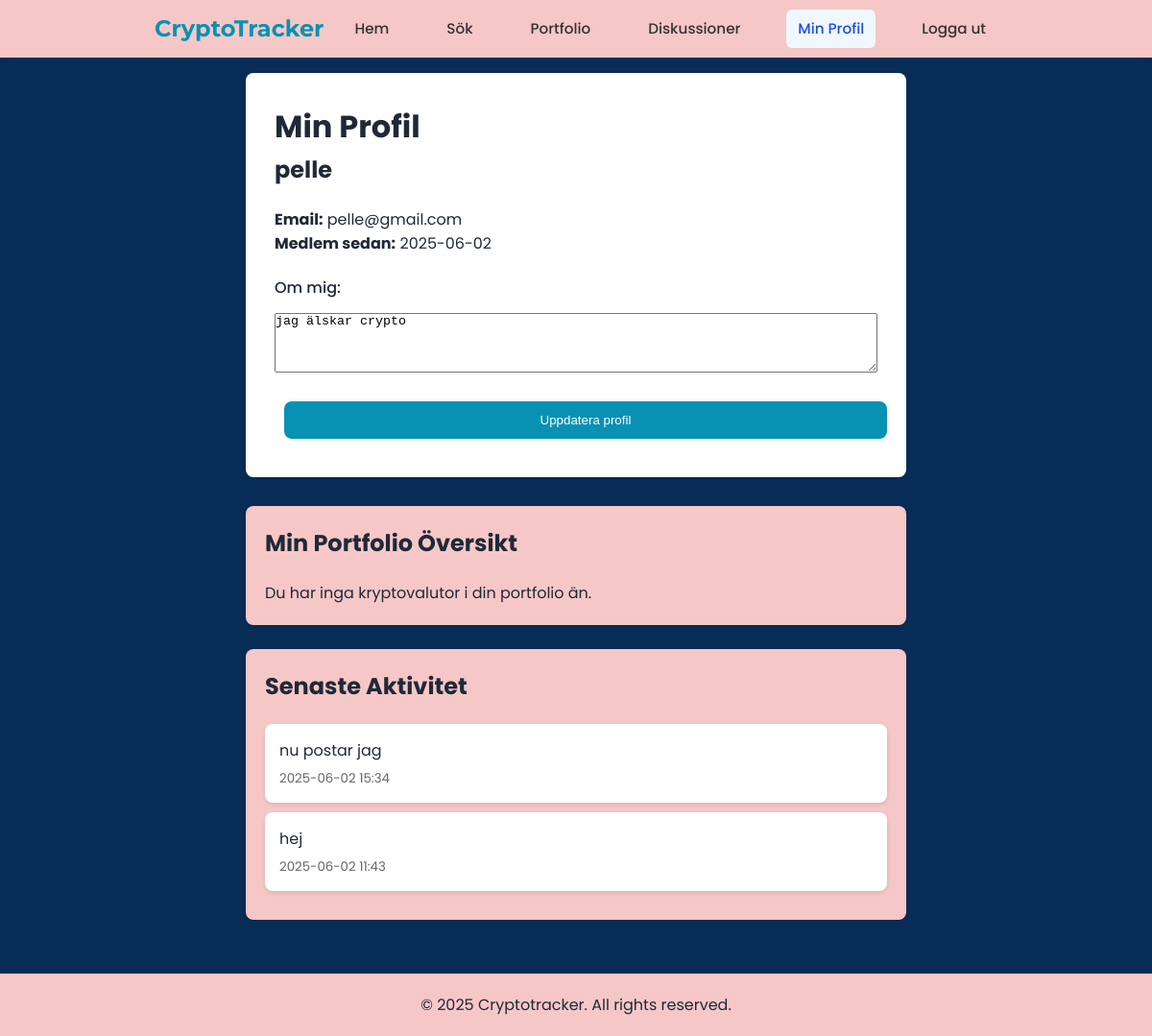
Before: /pages/profile.php (signed in) with the older database file.
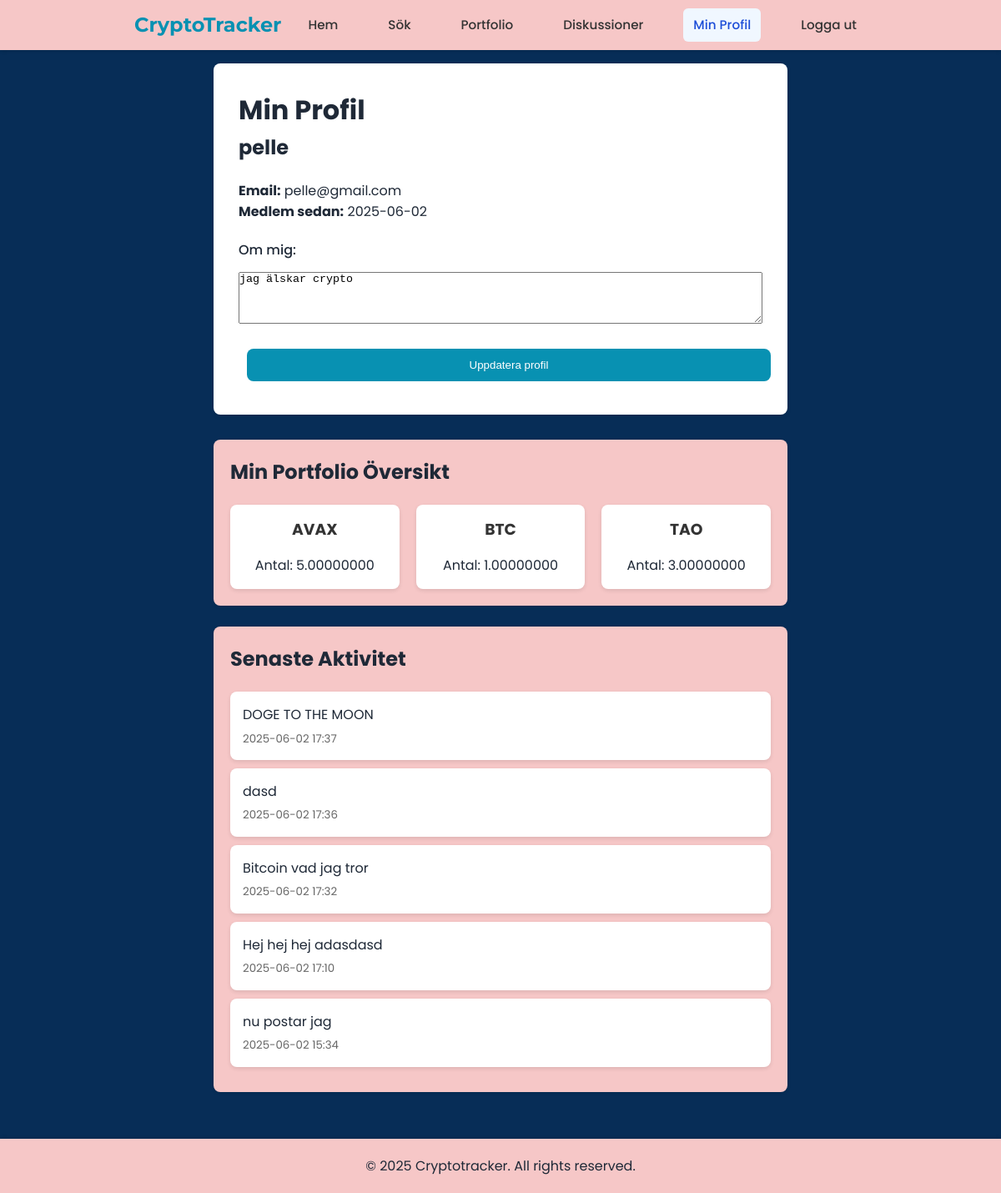
After: the same page with the newer database file.
### tables this page shows
CREATE TABLE users (
    id INTEGER PRIMARY KEY AUTOINCREMENT,
    username VARCHAR(50) UNIQUE NOT NULL,
    password VARCHAR(255) NOT NULL,
    email VARCHAR(100) UNIQUE NOT NULL,
    role VARCHAR(20) DEFAULT 'user',
    profile_image VARCHAR(255),
    created_at TIMESTAMP DEFAULT CURRENT_TIMESTAMP
, bio TEXT);

CREATE TABLE posts (
    id INTEGER PRIMARY KEY AUTOINCREMENT,
    user_id INTEGER,
    crypto_symbol VARCHAR(10) NOT NULL,
    title VARCHAR(100) NOT NULL,
    content TEXT NOT NULL,
    image_url VARCHAR(255),
    created_at TIMESTAMP DEFAULT CURRENT_TIMESTAMP,
    FOREIGN KEY (user_id) REFERENCES users(id) ON DELETE CASCADE
);

### pages/profile.php (the view, shortened to what this page needs)
<?php
try {
    $db = new PDO('sqlite:' . __DIR__ . '/../db/crypto_tracker.db');
    $db->setAttribute(PDO::ATTR_ERRMODE, PDO::ERRMODE_EXCEPTION);
    $userId = $_SESSION['user_id'];
    $user = null;
    $stmt = $db->prepare("SELECT username, email, bio, created_at FROM users WHERE id = ?");
    $stmt->execute([$userId]);
    $user = $stmt->fetch(PDO::FETCH_ASSOC);
} catch(PDOException $e) {
    $error = "Databasfel: " . $e->getMessage();
} catch(Exception $e) {
    $error = $e->getMessage();
}
?>
<!DOCTYPE html>
<html lang="sv">
<head>
    <link rel="stylesheet" href="../css/styles.css">
</head>
<body>
    <?php include '../header.php'; ?>
    <div class="container">
        <?php if ($user): ?>
            <div class="profile-card">
            <h1>Min Profil</h1>
                <h2><?= htmlspecialchars($user['username']) ?></h2>
                <p><strong>Email:</strong> <?= htmlspecialchars($user['email']) ?></p>
                <p><strong>Medlem sedan:</strong> <?= date('Y-m-d', strtotime($user['created_at'])) ?></p>
                <form method="POST" class="profile-form">
                    <div class="form-group">
                        <label for="bio">Om mig:</label>
                        <textarea id="bio" name="bio" rows="4"><?= htmlspecialchars($user['bio'] ?? '') ?></textarea>
                    </div>
                    <button type="submit" class="btn">Uppdatera profil</button>
                </form>
            </div>
            <div class="dashboard-section">
                <h2>Min Portfolio Översikt</h2>
                <?php
                try {
                    $stmt = $db->prepare("
                        SELECT crypto_symbol, SUM(amount) as total_amount
                        FROM portfolio
                        WHERE user_id = ?
                        GROUP BY crypto_symbol
                    ");
                    $stmt->execute([$userId]);
                    $portfolio = $stmt->fetchAll(PDO::FETCH_ASSOC);
                    if (count($portfolio) > 0): ?>
                        <div class="portfolio-summary">
                            <?php foreach ($portfolio as $holding): ?>
                                <div class="holding-card">
                                    <h3><?= htmlspecialchars($holding['crypto_symbol']) ?></h3>
                                    <p>Antal: <?= number_format($holding['total_amount'], 8) ?></p>
                                </div>
                            <?php endforeach; ?>
                        </div>
                    <?php else: ?>
                        <p>Du har inga kryptovalutor i din portfolio än.</p>
                    <?php endif;
                } catch(PDOException $e) {
                    echo "<p class='error'>Kunde inte hämta portfolio: " . htmlspecialchars($e->getMessage()) . "</p>";
                }
                ?>
            </div>
            <div class="dashboard-section">
                <h2>Senaste Aktivitet</h2>
                <?php
                try {
                    $stmt = $db->prepare("
                        SELECT title, created_at
                        FROM posts
                        WHERE user_id = ?
                        ORDER BY created_at DESC
                        LIMIT 5
                    ");
                    $stmt->execute([$userId]);
                    $posts = $stmt->fetchAll(PDO::FETCH_ASSOC);
                    if (count($posts) > 0): ?>
                        <div class="activity-list">
                            <?php foreach ($posts as $post): ?>
                                <div class="activity-item">
                                    <p><?= htmlspecialchars($post['title']) ?></p>
                                    <small><?= date('Y-m-d H:i', strtotime($post['created_at'])) ?></small>
                                </div>
                            <?php endforeach; ?>
                        </div>
                    <?php else: ?>
                        <p>Du har inte skapat några inlägg än.</p>
                    <?php endif;
                } catch(PDOException $e) {
                    echo "<p class='error'>Kunde inte hämta aktivitet: " . htmlspecialchars($e->getMessage()) . "</p>";
                }
                ?>
            </div>
        <?php endif; ?>
    </div>
    <?php include '../php/footer.php'; ?>
</body>
</html>

### header.php (shortened to what this page needs)
<header>
    <nav>
        <div class="logo">
            <a href="/Crypto-Tracker/">CryptoTracker</a>
        </div>
        <ul>
            <li><a href="/Crypto-Tracker/" <?= $_SERVER['REQUEST_URI'] == '/Crypto-Tracker/' ? 'class="active"' : '' ?>>Hem</a></li>
            <li><a href="/Crypto-Tracker/pages/search.php" <?= strpos($_SERVER['REQUEST_URI'], '/search.php') ? 'class="active"' : '' ?>>Sök</a></li>
            <?php if (isset($_SESSION['user_id'])): ?>
                <li><a href="/Crypto-Tracker/pages/portfolio.php" <?= strpos($_SERVER['REQUEST_URI'], '/portfolio.php') ? 'class="active"' : '' ?>>Portfolio</a></li>
                <li><a href="/Crypto-Tracker/pages/discussions.php" <?= strpos($_SERVER['REQUEST_URI'], '/discussions.php') ? 'class="active"' : '' ?>>Diskussioner</a></li>
                <li><a href="/Crypto-Tracker/pages/profile.php" <?= strpos($_SERVER['REQUEST_URI'], '/profile.php') ? 'class="active"' : '' ?>>Min Profil</a></li>
                <li><a href="/Crypto-Tracker/pages/logout.php">Logga ut</a></li>
            <?php else: ?>
                <li><a href="/Crypto-Tracker/pages/login.php" <?= strpos($_SERVER['REQUEST_URI'], '/login.php') ? 'class="active"' : '' ?>>Logga in</a></li>
                <li><a href="/Crypto-Tracker/pages/register.php" <?= strpos($_SERVER['REQUEST_URI'], '/register.php') ? 'class="active"' : '' ?>>Registrera</a></li>
            <?php endif; ?>
        </ul>
    </nav>
</header>

### php/footer.php
<footer>
    <p>&copy; 2025 Cryptotracker. All rights reserved.</p>
</footer>

### css/styles.css (style rules this page uses)
:root { --primary-color: #2563eb; --secondary-color: #0891b2; --accent-color: #059669; --danger-color: #ef4444; --background-color: #f8fafc; --text-color: #1f2937; --border-color: #e2e8f0; --card-background: #ffffff; --header-background: #ffffff; --news-border: #e2e8f0; --active-bg: #f0f7ff; --active-text: #1d4ed8; --hover-bg: #f8fafc; --section-bg: #f1f5f9; --crypto-item-hover: rgba(8, 145, 178, 0.05); }
* { margin: 0; padding: 0; box-sizing: border-box; }
body { font-family: 'Poppins', 'Segoe UI', Tahoma, Geneva, Verdana, sans-serif; line-height: 1.6; color: var(--text-color); background-color: #072d57; }
.container { width: 60%; max-width: 1400px; margin: 0 auto; padding: 1.5rem; }
header { background-color: var(--header-background); box-shadow: 0 1px 3px rgba(0,0,0,0.1); padding: 1rem 0; position: sticky; top: 0; z-index: 100; }
nav { display: flex; justify-content: space-between; align-items: center; max-width: 1400px; margin: 0 auto; padding: 0 1.5rem; }
.logo { display: flex; align-items: center; }
.logo a { font-family: 'Montserrat', sans-serif; font-size: 1.5rem; font-weight: 700; color: var(--secondary-color); text-decoration: none; }
nav ul { display: flex; list-style: none; gap: 1rem; align-items: center; margin: 0; padding: 0; flex-wrap: nowrap; }
nav ul li { white-space: nowrap; }
nav ul li a { text-decoration: none; color: var(--text-color); font-weight: 500; font-size: 0.95rem; padding: 0.5rem 0.75rem; border-radius: 0.375rem; transition: all 0.2s ease; display: inline-block; }
nav ul li a.active { color: var(--active-text); background-color: var(--active-bg); }
.profile-card { background: white; padding: 30px; border-radius: 8px; box-shadow: 0 2px 5px rgba(0,0,0,0.1); margin-bottom: 30px; }
.profile-form { margin-top: 20px; }
.form-group { margin-bottom: 20px; }
.form-group label { display: block; margin-bottom: 5px; font-weight: bold; }
.portfolio-summary { display: grid; grid-template-columns: repeat(auto-fill, minmax(200px, 1fr)); gap: 20px; margin-top: 20px; }
.holding-card { background: white; padding: 15px; border-radius: 8px; box-shadow: 0 2px 5px rgba(0,0,0,0.1); text-align: center; }
.activity-list { margin-top: 20px; }
.activity-item { background: white; padding: 15px; border-radius: 8px; box-shadow: 0 2px 5px rgba(0,0,0,0.1); margin-bottom: 10px; }
.activity-item small { color: #666; display: block; margin-top: 5px; }
@media (max-width: 1200px) { .container { padding: 1rem; } }
@media (min-width: 1025px) { header { position: sticky; top: 0; } }
input, button { display: block; width: 100%; margin: 10px 0; padding: 10px; }
button { background-color: var(--secondary-color); color: white; border: none; cursor: pointer; }
a { color: #007bff; text-decoration: none; }
h2 { font-size: 24px; margin-bottom: 20px; }
header { background: #f6c7c7; box-shadow: 0 2px 4px rgba(0,0,0,0.1); padding: 10px 20px; display: flex; justify-content: space-between; align-items: center; }
header .logo { font-size: 24px; font-weight: bold; }
header nav ul { list-style: none; margin: 0; padding: 0; display: flex; }
header nav ul li { margin-left: 20px; }
header nav ul li a { text-decoration: none; color: #333; transition: color 0.3s ease; }
.btn { display: inline-block; padding: 0.75rem 1.5rem; margin: 10px; background: var(--secondary-color); color: #fff; text-decoration: none; border-radius: 0.5rem; font-weight: 500; transition: all 0.3s ease; }
footer { background: #f6c7c7; text-align: center; padding: 20px; margin-top: 40px; box-shadow: 0 -2px 4px rgba(0,0,0,0.1); }
footer p { margin: 0; }
.dashboard-section { background-color: #f6c7c7; margin-top: 25px; padding: 20px; border-radius: 8px; box-shadow: 0 1px 4px rgba(0, 0, 0, 0.1); }
.dashboard-section h3 { color: #333; margin-bottom: 15px; }
.form-group { display: flex; flex-direction: column; gap: 0.5rem; }
.form-group label { font-weight: 500; color: var(--text-color); }

Changed rows visible on the page:
no longer on this page (row unchanged): posts: title "hej", created_at "2025-06-02 11:43"
added posts: title "DOGE TO THE MOON", created_at "2025-06-02 17:37"
added posts: title "dasd", created_at "2025-06-02 17:36"
added posts: title "Bitcoin vad jag tror", created_at "2025-06-02 17:32"
added posts: title "Hej hej hej adasdasd", created_at "2025-06-02 17:10"
Other visible differences:
new list line: "AVAX Antal: 5.00000000"
new list line: "BTC Antal: 1.00000000"
new list line: "TAO Antal: 3.00000000"
text no longer shown: "Du har inga kryptovalutor i din portfolio än."
